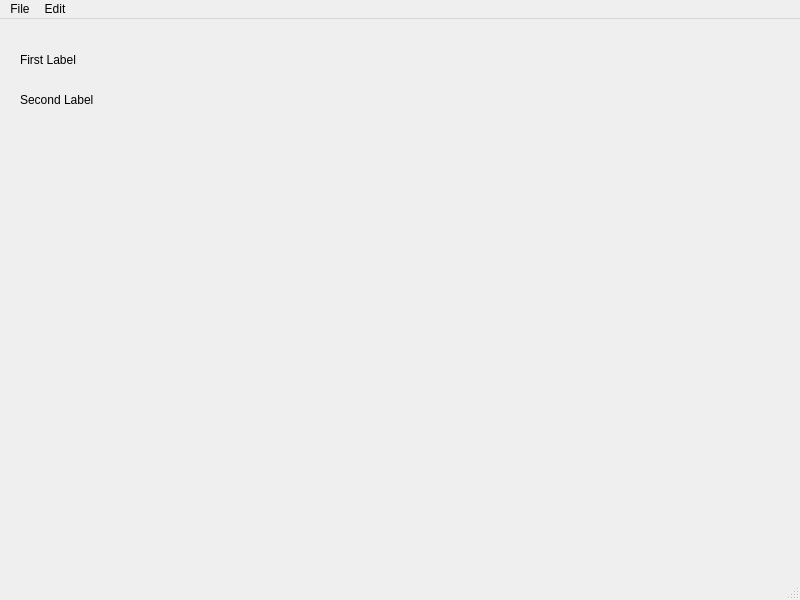
<?xml version="1.0" encoding="UTF-8"?>
<ui version="4.0">
 <class>MainWindow</class>
 <widget class="QMainWindow" name="MainWindow">
  <property name="geometry">
   <rect>
    <x>0</x>
    <y>0</y>
    <width>800</width>
    <height>600</height>
   </rect>
  </property>
  <property name="windowTitle">
   <string>MainWindow</string>
  </property>
  <property name="statusTip">
   <string>Home Page</string>
  </property>
  <widget class="QWidget" name="centralwidget">
   <widget class="QLabel" name="label">
    <property name="geometry">
     <rect>
      <x>20</x>
      <y>30</y>
      <width>81</width>
      <height>21</height>
     </rect>
    </property>
    <property name="text">
     <string>First Label</string>
    </property>
   </widget>
   <widget class="QLabel" name="label_2">
    <property name="geometry">
     <rect>
      <x>20</x>
      <y>70</y>
      <width>81</width>
      <height>21</height>
     </rect>
    </property>
    <property name="text">
     <string>Second Label</string>
    </property>
   </widget>
  </widget>
  <widget class="QMenuBar" name="menubar">
   <property name="geometry">
    <rect>
     <x>0</x>
     <y>0</y>
     <width>800</width>
     <height>21</height>
    </rect>
   </property>
   <widget class="QMenu" name="menuFile">
    <property name="title">
     <string>File</string>
    </property>
    <addaction name="actionOpen"/>
    <addaction name="actionQuit"/>
   </widget>
   <widget class="QMenu" name="menuEdit">
    <property name="title">
     <string>Edit</string>
    </property>
    <addaction name="actionCopy"/>
   </widget>
   <addaction name="menuFile"/>
   <addaction name="menuEdit"/>
  </widget>
  <widget class="QStatusBar" name="statusbar">
   <property name="statusTip">
    <string>Home Page</string>
   </property>
  </widget>
  <action name="actionCopy">
   <property name="text">
    <string>Copy</string>
   </property>
  </action>
  <action name="actionOpen">
   <property name="text">
    <string>Open</string>
   </property>
   <property name="statusTip">
    <string>open a new file</string>
   </property>
  </action>
  <action name="actionQuit">
   <property name="text">
    <string>Quit</string>
   </property>
   <property name="statusTip">
    <string>quit program</string>
   </property>
   <property name="shortcut">
    <string>Ctrl+Q</string>
   </property>
  </action>
 </widget>
 <resources/>
 <connections>
  <connection>
   <sender>actionQuit</sender>
   <signal>triggered()</signal>
   <receiver>MainWindow</receiver>
   <slot>close()</slot>
   <hints>
    <hint type="sourcelabel">
     <x>-1</x>
     <y>-1</y>
    </hint>
    <hint type="destinationlabel">
     <x>399</x>
     <y>299</y>
    </hint>
   </hints>
  </connection>
 </connections>
</ui>
